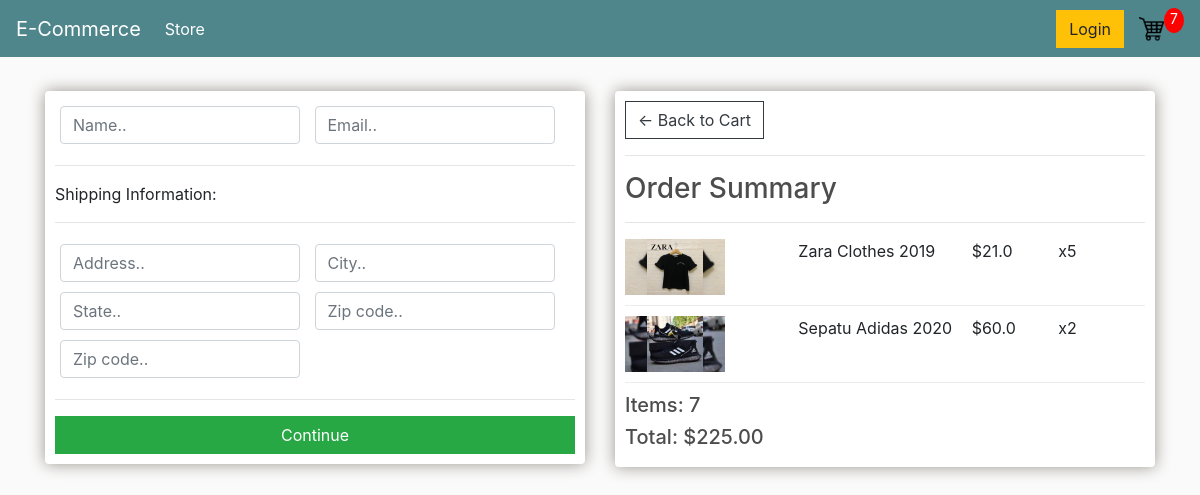
/checkout/ (signed in), run on an earlier commit of the app's database.
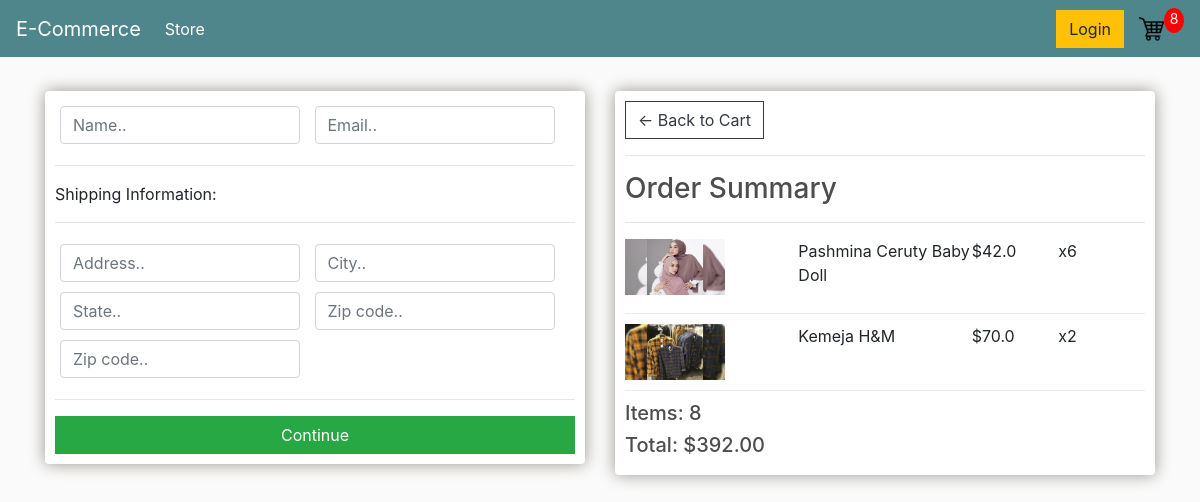
And on a later commit of the database.
### store/models.py (models this page shows, shortened)
class OrderItem(models.Model):
    product = models.ForeignKey(Product, on_delete=models.SET_NULL, null=True)
    order = models.ForeignKey(Order, on_delete=models.SET_NULL, null=True)
    quantity = models.IntegerField(default=0, null=True, blank=True)
    date_added = models.DateTimeField(auto_now_add=True)
    @property
    def get_total(self):
        total = self.product.price * self.quantity
        return total

class Product(models.Model):
    name = models.CharField(max_length=200)
    price = models.FloatField()
    digital = models.BooleanField(default=False, null=True, blank=True)
    image = models.ImageField(null=True, blank=True)
    @property
    def imageURL(self):
        try:
            url = self.image.url
        except :
            url = ''
        return url

class Order(models.Model):
    customer = models.ForeignKey(Customer, on_delete=models.SET_NULL, blank=True, null=True)
    date_ordered = models.DateTimeField(auto_now_add=True)
    complete = models.BooleanField(default=False, null=True, blank=True)
    transaction_id = models.CharField(max_length=200, null=True)
    @property
    def shipping(self):
        shipping = False
        orderitems = self.orderitem_set.all()
        for i in orderitems:
            if i.product.digital == False:
                shipping = True
        return shipping
    @property
    def get_cart_total(self):
        orderitems = self.orderitem_set.all()
        total = sum([item.get_total for item in orderitems])
        return total
    @property
    def get_cart_items(self):
        orderitems = self.orderitem_set.all()
        total = sum([item.quantity for item in orderitems])
        return total

### store/views.py (the view)
# urls.py: path('checkout/', views.checkout, name="checkout"),
def checkout(request):
	data = cartData(request)
	cartItems = data['cartItems']
	order = data['order']
	items = data['items']
	context = {'items':items, 'order':order, 'cartItems':cartItems}
	return render(request, 'store/checkout.html', context)

### store/utils.py (called while the page is built)
def cartData(request):
	if request.user.is_authenticated:
		customer = request.user.customer
		order, created = Order.objects.get_or_create(customer=customer, complete=False)
		items = order.orderitem_set.all()
		cartItems = order.get_cart_items
	else:
		cookieData = cookieCart(request)
		cartItems = cookieData['cartItems']
		order = cookieData['order']
		items = cookieData['items']
	return {'cartItems':cartItems ,'order':order, 'items':items}

### store/templates/store/checkout.html (shortened to what this page needs)
{% extends 'store/main.html' %}
{% load static %}
{% block content %}
     <div class="row">
		<div class="col-lg-6">
			<div class="box-element" id="form-wrapper">
				<form id="form">
					<div id="user-info">
						<div class="form-field">
							<input required class="form-control" type="text" name="name" placeholder="Name..">
						</div>
						<div class="form-field">
							<input required class="form-control" type="email" name="email" placeholder="Email..">
						</div>
					</div>
					<div id="shipping-info">
						<hr>
						<p>Shipping Information:</p>
						<hr>
						<div class="form-field">
							<input class="form-control" type="text" name="address" placeholder="Address..">
						</div>
						<div class="form-field">
							<input class="form-control" type="text" name="city" placeholder="City..">
						</div>
						<div class="form-field">
							<input class="form-control" type="text" name="state" placeholder="State..">
						</div>
						<div class="form-field">
							<input class="form-control" type="text" name="zipcode" placeholder="Zip code..">
						</div>
						<div class="form-field">
							<input class="form-control" type="text" name="country" placeholder="Zip code..">
						</div>
					</div>
					<hr>
					<input id="form-button" class="btn btn-success btn-block" type="submit" value="Continue">
				</form>
			</div>
			<br>
		</div>
		<div class="col-lg-6">
			<div class="box-element">
				<a  class="btn btn-outline-dark" href="{% url 'cart' %}">&#x2190; Back to Cart</a>
				<hr>
				<h3>Order Summary</h3>
				<hr>
				{% for item in items %}
				<div class="cart-row">
					<div style="flex:2"><img class="row-image" src="{{item.product.imageURL}}"></div>
					<div style="flex:2"><p>{{item.product.name}}</p></div>
					<div style="flex:1"><p>${{item.product.price}}</p></div>
					<div style="flex:1"><p>x{{item.quantity}}</p></div>
				</div>
				{% endfor %}
				<h5>Items:   {{order.get_cart_items}}</h5>
				<h5>Total:   ${{order.get_cart_total | floatformat:2}}</h5>
			</div>
		</div>
	</div>
{% endblock content %}

What changed in the data, as far as the page shows it:
removed OrderItem: product.imageURL (picture), product.name "Zara Clothes 2019", product.price "21.0", quantity "5"
removed OrderItem: product.imageURL (picture), product.name "Sepatu Adidas 2020", product.price "60.0", quantity "2"
added OrderItem: product.imageURL (picture), product.name "Pashmina Ceruty Baby Doll", product.price "42.0", quantity "6"
added OrderItem: product.imageURL (picture), product.name "Kemeja H&M", product.price "70.0", quantity "2"
computed for Order: get_cart_items "7" → "8"; get_cart_total "225.00" → "392.00"
Also different on the page:
{{ cartItems }}: "7" → "8"
